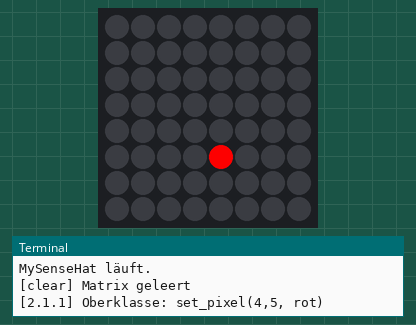
The program below on a simulated Raspberry Pi (BCM pin numbers) with a Sense HAT. On the bench: the Sense HAT's 8×8 RGB LED matrix, the last lines printed to the terminal. Dim RGB values are drawn brighter than linear.

Above: at 0.1 s.
At 1.7 s:
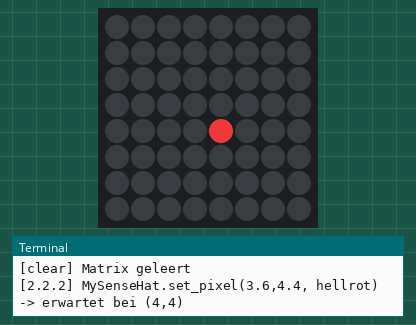
At 3.3 s:
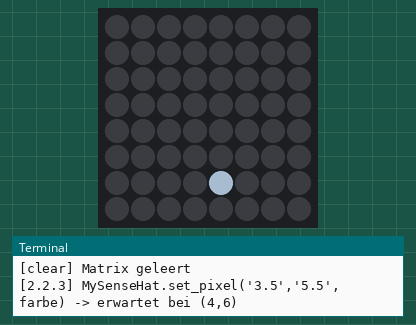
At 9.7 s:
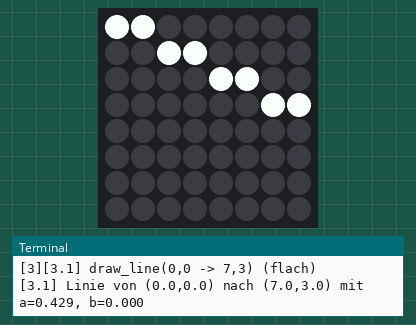
At 19.3 s:
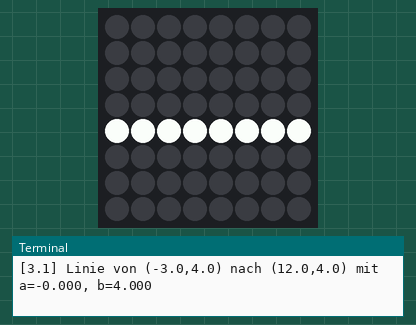
At 34.5 s:
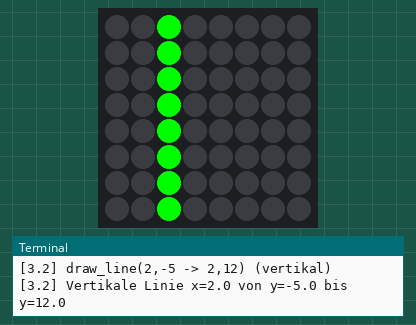

Measured:
- what the display in image 1 shows lasts 0.8 s, from 1.6 s to 2.4 s
- what the display in image 3 shows lasts 1.6 s, from 9.6 s to 11.2 s
- what the display in image 4 shows lasts 5.7 s, from 19.2 s to 24.9 s

The program:

Class_MySenseHat_Fabio_Brun.py
```python
#!/usr/bin/env python3
from sense_hat import SenseHat
from time import sleep

# Globale Defaults
SLEEPTIME = 0.8
DEFAULT_R, DEFAULT_G, DEFAULT_B = 255, 255, 255

# 1. Erstellen Sie eine Unter-Klasse von SenseHat, überschreiben sie __init__() und mit dem Namen MySenseHat …
class MySenseHat(SenseHat):
    def __init__(self):
        super().__init__()  # (1)

    # 2.2.3 Strings (Konvertieren mit Fehlerbehandlung) | 2.2.2 Dezimalzahlen (Runden)
    @staticmethod
    def _to_float(v, name: str) -> float:
        if isinstance(v, (int, float)):
            return float(v)
        if isinstance(v, str):
            try:
                return float(v.strip().replace(",", "."))
            except Exception as ex:
                raise ValueError(f"{name}: '{v}' ist kein gültiger Zahlenwert (erwartet z. B. 3, 4.5 oder '6,7')") from ex
        raise ValueError(f"{name} hat ungültigen Typ: {type(v).__name__}")

    @staticmethod
    def _in_bounds(xi: int, yi: int) -> bool:
        return 0 <= xi <= 7 and 0 <= yi <= 7  # 8x8 Matrix

    # 2.2 set_pixel() überschreiben (Grenzen, Runden, Strings)
    # 2.2.1 ausserhalb → Oberklasse NICHT aufrufen
    def set_pixel(self, x, y, r=DEFAULT_R, g=DEFAULT_G, b=DEFAULT_B):
        xf = self._to_float(x, "x")   # (2.2.3)
        yf = self._to_float(y, "y")   # (2.2.3)
        xi, yi = int(round(xf)), int(round(yf))  # (2.2.2)
        if not self._in_bounds(xi, yi):         # (2.2.1)
            return
        super().set_pixel(xi, yi, r, g, b)

    # 3 draw_line(...)  | 3.1 y = a*x + b | 3.2 vertikal | 3.3 a>1 hohe Aufloesung
    def draw_line(self, x_start, y_start, x_end, y_end, r=DEFAULT_R, g=DEFAULT_G, b=DEFAULT_B):
        x1 = self._to_float(x_start, "x_start")
        y1 = self._to_float(y_start, "y_start")
        x2 = self._to_float(x_end, "x_end")
        y2 = self._to_float(y_end, "y_end")

        if x1 == x2:  # (3.2)
            y_from, y_to = (y1, y2) if y1 <= y2 else (y2, y1)
            print(f"[3.2] Vertikale Linie x={x1} von y={y_from} bis y={y_to}")
            y = y_from
            while y <= y_to:
                self.set_pixel(x1, y, r, g, b)
                sleep(SLEEPTIME)
                y += 1.0
            return

        a = (y1 - y2) / (x1 - x2)    # (3.1)
        b0 = y1 - a * x1
        print(f"[3.1] Linie von ({x1},{y1}) nach ({x2},{y2}) mit a={a:.3f}, b={b0:.3f}")

        if abs(a) <= 1.0:
            x_from, x_to = (x1, x2) if x1 <= x2 else (x2, x1)
            x = x_from
            while x <= x_to:
                y = a * x + b0
                self.set_pixel(x, y, r, g, b)
                sleep(SLEEPTIME)
                x += 1.0
        else:  # (3.3)
            y_from, y_to = (y1, y2) if y1 <= y2 else (y2, y1)
            print(f"[3.3] Steile Linie |a|>1 -> Substeps (0.25). y von {y_from} bis {y_to}")
            y = y_from
            sub = 0.25
            while y <= y_to:
                x = (y - b0) / a
                self.set_pixel(x, y, r, g, b)
                sleep(SLEEPTIME)
                y += sub

    # Testhilfe für 2.1.2 (roter Test – direkter Oberklassenaufruf)
    def _raw_super_set_pixel(self, x, y, r=DEFAULT_R, g=DEFAULT_G, b=DEFAULT_B):
        super().set_pixel(x, y, r, g, b)


# 2 Test-Programm (korrekt gekapselt)
if __name__ == "__main__":
    print("MySenseHat läuft.")
    sh = MySenseHat()  # (2.1)

    def clear():
        sh.clear()
        print("[clear] Matrix geleert")

    def on(x, y):
        r, g, b = sh.get_pixel(int(x), int(y))
        return (r, g, b) != [0, 0, 0] and (r, g, b) != (0, 0, 0)

    def row_on(y): return sum(1 for x in range(8) if on(x, y))
    def col_on(x): return sum(1 for y in range(8) if on(x, y))

    # (2.1.1) Pixel (4,5) rot – roter Test via Oberklasse
    clear()
    print("[2.1.1] Oberklasse: set_pixel(4,5, rot)")
    sh._raw_super_set_pixel(4, 5, 255, 0, 0)
    sleep(SLEEPTIME)

    # (2.1.2) Pixel (8,5) gruen – soll Fehler werfen
    print("[2.1.2] Oberklasse: set_pixel(8,5, gruen) -> erwarteter Fehler")
    threw = False
    try:
        sh._raw_super_set_pixel(8, 5, 0, 255, 0)
    except Exception as e:
        threw = True
        print(f"[2.1.2] Fehler gefangen: {type(e).__name__}: {e}")
    assert threw, "Direkter Oberklassenaufruf mit (8,5) muss fehlschlagen."

    # (2.2) Eigene set_pixel-Implementierung (grüner Test)
    clear()
    print("[2.2] MySenseHat.set_pixel(4,5, rot) -> sollte OK sein")
    sh.set_pixel(4, 5, 255, 0, 0)
    sleep(SLEEPTIME)
    assert on(4, 5)

    # (2.2.1) ausserhalb -> still ignorieren
    print("[2.2.1] MySenseHat.set_pixel(8,5, gruen) -> still ignorieren (kein Fehler)")
    try:
        sh.set_pixel(8, 5, 0, 255, 0)
        print("[2.2.1] kein Fehler (korrekt)")
    except Exception as e:
        raise AssertionError(f"[2.2.1] Unerwarteter Fehler: {e}")

    print("[2.2.1] MySenseHat.set_pixel(-1,0, weiss) -> still ignorieren (kein Fehler)")
    try:
        sh.set_pixel(-1, 0, 1, 1, 1)
        print("[2.2.1] kein Fehler (korrekt)")
    except Exception as e:
        raise AssertionError(f"[2.2.1] Unerwarteter Fehler: {e}")

    # (2.2.2) Dezimalzahlen (Runden)
    clear()
    print("[2.2.2] MySenseHat.set_pixel(3.6,4.4, hellrot) -> erwartet bei (4,4)")
    sh.set_pixel(3.6, 4.4, 200, 50, 50)
    sleep(SLEEPTIME)
    assert on(4, 4)

    # (2.2.3) Strings (Konvertieren mit Fehlerbehandlung)
    clear()
    print("[2.2.3] MySenseHat.set_pixel('2','6', farbe) -> erwartet bei (2,6)")
    sh.set_pixel("2", "6", 70, 80, 90)
    sleep(SLEEPTIME)
    assert on(2, 6)

    clear()
    print("[2.2.3] MySenseHat.set_pixel('3.5','5.5', farbe) -> erwartet bei (4,6)")
    sh.set_pixel("3.5", "5.5", 100, 110, 120)
    sleep(SLEEPTIME)
    assert on(4, 6)

    print("[2.2.3] MySenseHat.set_pixel('abc',0,0,0) -> erwarteter ValueError")
    try:
        sh.set_pixel("abc", 0, 0, 0, 0)
        raise AssertionError("[2.2.3] Erwarteter ValueError blieb aus.")
    except ValueError as e:
        print(f"[2.2.3] Fehler gefangen: {type(e).__name__}: {e}")

    # (3)/(3.1) Linien
    clear()
    print("[3][3.1] draw_line(0,0 -> 7,3) (flach)")
    sh.draw_line(0, 0, 7, 3)
    sleep(SLEEPTIME)
    assert sum(on(x, y) for y in range(8) for x in range(8)) >= 7

    # (3) Horizontal, Start/End ausserhalb
    clear()
    print("[3] draw_line(-3,4 -> 12,4) (horizontale durch Matrix)")
    sh.draw_line(-3, 4, 12, 4)
    sleep(SLEEPTIME)
    assert row_on(4) == 8 and sum(row_on(y) for y in range(8)) == 8

    # (3.2) Vertikal
    clear()
    print("[3.2] draw_line(2,-5 -> 2,12) (vertikal)")
    sh.draw_line(2, -5, 2, 12, 0, 255, 0)
    sleep(SLEEPTIME)
    assert col_on(2) == 8 and sum(col_on(x) for x in range(8)) == 8

    # (3.3) Steil |a|>1
    clear()
    print("[3.3] draw_line(1,7 -> 3,0) (steil, hohe Auflösung)")
    sh.draw_line(1, 7, 3, 0)
    sleep(SLEEPTIME)
    assert sum(row_on(y) > 0 for y in range(8)) >= 5

    print("Alle Tests ok.")
```
